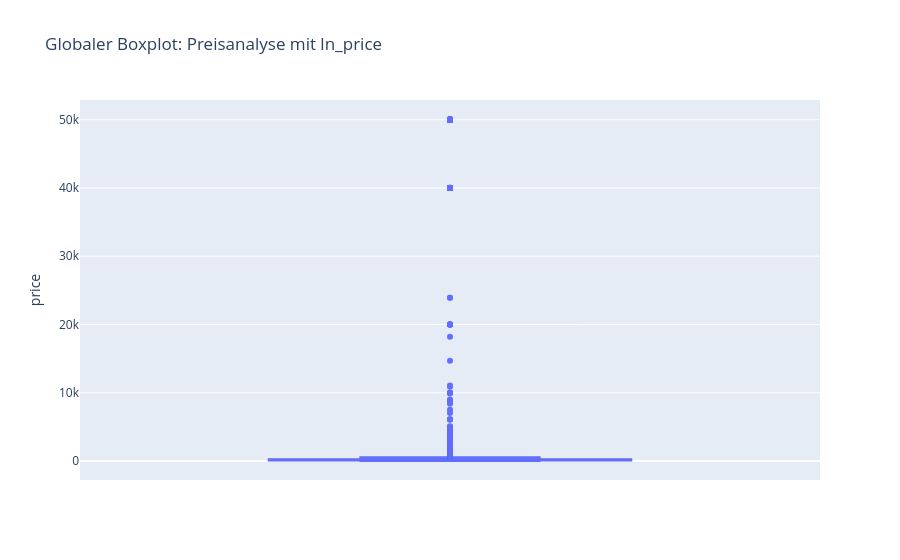

This figure's notebook cell:
### Markdown cell above
### Was bedeuten die Zahlen 2, 4, 6, 8?

Es handelt sich um eine **logarithmische Skala**. Um wieder auf den **tatsächlichen Dollar-Wert** zu kommen, muss die **Umkehrfunktion** der Log-Transformation angewendet werden, also die Exponentialfunktion:

$$
\text{price} = e^{\text{ln\_price}}
$$

Konkret bedeutet das:

- $2 \;\rightarrow\; e^2 \approx 7.40\ \text{\$}$
- $4 \;\rightarrow\; e^4 \approx 54.60\ \text{\$}$
- $6 \;\rightarrow\; e^6 \approx 403.40\ \text{\$}$
- $8 \;\rightarrow\; e^8 \approx 2{,}981.00\ \text{\$}$

Die Abstände auf der logarithmischen Skala sind **gleich groß**,  
auf der Originalskala wachsen die Preise jedoch **exponentiell**.

### Code cell
fig = px.box(df, 
             y='price', 
             title='Globaler Boxplot: Preisanalyse mit ln_price',
             points="outliers") # Zeigt die Ausreißer als Punkte an
fig.show()

### Figure 1 — Plotly figure (JSON) as saved in the notebook; plotly's stock layout.template omitted (floating-point values rounded to 4 significant figures; data arrays with more than 128 entries replaced by an {"elided": "..."} marker saying what was removed)
{"data": [{"alignmentgroup": "True", "boxpoints": "outliers", "hovertemplate": "price=%{y}<extra></extra>", "legendgroup": "", "marker": {"color": "#636efa"}, "name": "", "notched": false, "offsetgroup": "", "orientation": "v", "showlegend": false, "type": "box", "x0": " ", "xaxis": "x", "y": {"elided": "21328 float values"}, "y0": " ", "yaxis": "y"}], "layout": {"boxmode": "group", "legend": {"tracegroupgap": 0}, "title": {"text": "Globaler Boxplot: Preisanalyse mit ln_price"}, "xaxis": {"anchor": "y", "domain": [0, 1]}, "yaxis": {"anchor": "x", "domain": [0, 1], "title": {"text": "price"}}}}
